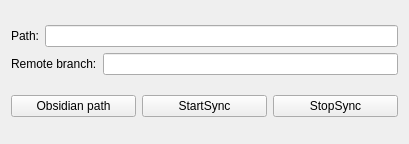
<?xml version="1.0" encoding="UTF-8"?>
<ui version="4.0">
 <class>ObsidianSync</class>
 <widget class="QWidget" name="ObsidianSync">
  <property name="geometry">
   <rect>
    <x>0</x>
    <y>0</y>
    <width>409</width>
    <height>144</height>
   </rect>
  </property>
  <property name="windowTitle">
   <string>ObsidianSync</string>
  </property>
  <layout class="QGridLayout" name="gridLayout">
   <item row="0" column="0" colspan="3">
    <layout class="QVBoxLayout" name="verticalLayout">
     <item>
      <layout class="QHBoxLayout" name="horizontalLayout">
       <item>
        <widget class="QLabel" name="label">
         <property name="sizePolicy">
          <sizepolicy hsizetype="Fixed" vsizetype="Preferred">
           <horstretch>0</horstretch>
           <verstretch>0</verstretch>
          </sizepolicy>
         </property>
         <property name="text">
          <string>Path:</string>
         </property>
        </widget>
       </item>
       <item>
        <widget class="QLineEdit" name="lineEdit_path"/>
       </item>
      </layout>
     </item>
     <item>
      <layout class="QHBoxLayout" name="horizontalLayout_2">
       <item>
        <widget class="QLabel" name="label_2">
         <property name="sizePolicy">
          <sizepolicy hsizetype="Fixed" vsizetype="Preferred">
           <horstretch>0</horstretch>
           <verstretch>0</verstretch>
          </sizepolicy>
         </property>
         <property name="text">
          <string>Remote branch:</string>
         </property>
        </widget>
       </item>
       <item>
        <widget class="QLineEdit" name="lineEdit_branch"/>
       </item>
      </layout>
     </item>
    </layout>
   </item>
   <item row="1" column="0">
    <widget class="QPushButton" name="pushButton_path">
     <property name="text">
      <string>Obsidian path</string>
     </property>
    </widget>
   </item>
   <item row="1" column="2">
    <widget class="QPushButton" name="pushButton_stop">
     <property name="text">
      <string>StopSync</string>
     </property>
    </widget>
   </item>
   <item row="1" column="1">
    <widget class="QPushButton" name="pushButton_start">
     <property name="text">
      <string>StartSync</string>
     </property>
    </widget>
   </item>
  </layout>
 </widget>
 <resources/>
 <connections/>
</ui>
